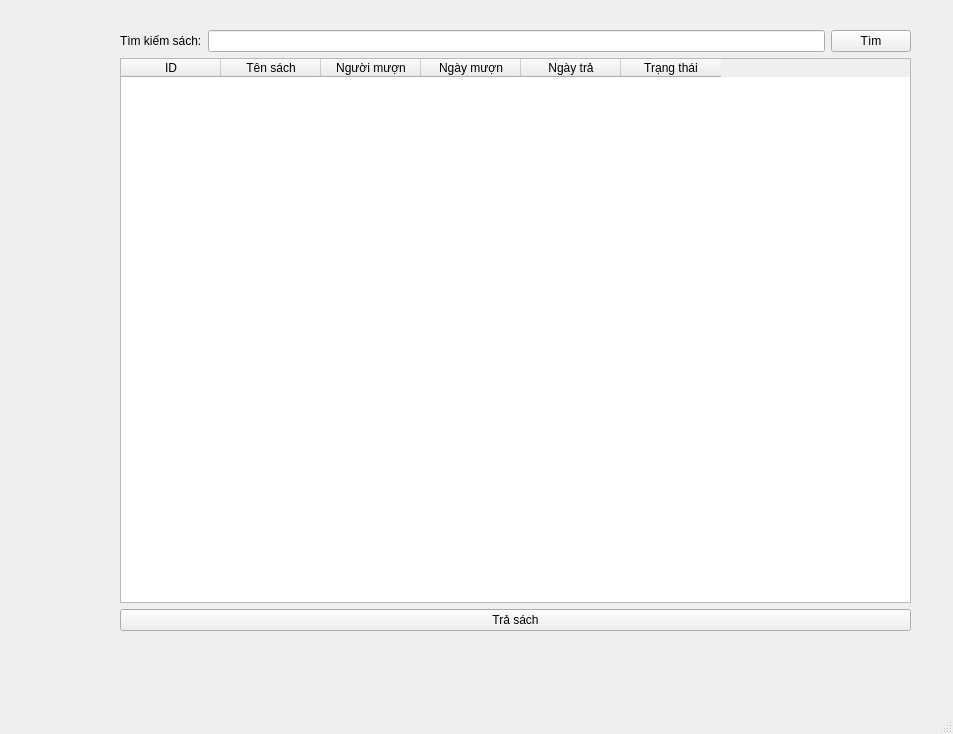
<?xml version="1.0" encoding="UTF-8"?>
<ui version="4.0">
 <class>MainWindow</class>
 <widget class="QMainWindow" name="MainWindow">
  <property name="geometry">
   <rect>
    <x>0</x>
    <y>0</y>
    <width>953</width>
    <height>734</height>
   </rect>
  </property>
  <property name="windowTitle">
   <string>MainWindow</string>
  </property>
  <widget class="QWidget" name="centralwidget">
   <widget class="QWidget" name="layoutWidget">
    <property name="geometry">
     <rect>
      <x>120</x>
      <y>30</y>
      <width>791</width>
      <height>601</height>
     </rect>
    </property>
    <layout class="QVBoxLayout" name="verticalLayout_3">
     <item>
      <layout class="QHBoxLayout" name="horizontalLayout">
       <item>
        <widget class="QLabel" name="label_return_2">
         <property name="text">
          <string>Tìm kiếm sách:</string>
         </property>
        </widget>
       </item>
       <item>
        <widget class="QLineEdit" name="search_book_return_2"/>
       </item>
       <item>
        <widget class="QPushButton" name="btn_search_book_return_2">
         <property name="text">
          <string>Tìm</string>
         </property>
        </widget>
       </item>
      </layout>
     </item>
     <item>
      <widget class="QTableWidget" name="table_loans_return_2">
       <property name="alternatingRowColors">
        <bool>true</bool>
       </property>
       <property name="selectionBehavior">
        <enum>QAbstractItemView::SelectRows</enum>
       </property>
       <property name="rowCount">
        <number>0</number>
       </property>
       <property name="columnCount">
        <number>6</number>
       </property>
       <column>
        <property name="text">
         <string>ID</string>
        </property>
       </column>
       <column>
        <property name="text">
         <string>Tên sách</string>
        </property>
       </column>
       <column>
        <property name="text">
         <string>Người mượn</string>
        </property>
       </column>
       <column>
        <property name="text">
         <string>Ngày mượn</string>
        </property>
       </column>
       <column>
        <property name="text">
         <string>Ngày trả</string>
        </property>
       </column>
       <column>
        <property name="text">
         <string>Trạng thái</string>
        </property>
       </column>
      </widget>
     </item>
     <item>
      <widget class="QPushButton" name="btn_return_book_2">
       <property name="text">
        <string>Trả sách</string>
       </property>
      </widget>
     </item>
    </layout>
   </widget>
  </widget>
  <widget class="QMenuBar" name="menubar">
   <property name="geometry">
    <rect>
     <x>0</x>
     <y>0</y>
     <width>953</width>
     <height>24</height>
    </rect>
   </property>
  </widget>
  <widget class="QStatusBar" name="statusbar"/>
 </widget>
 <resources/>
 <connections/>
</ui>
